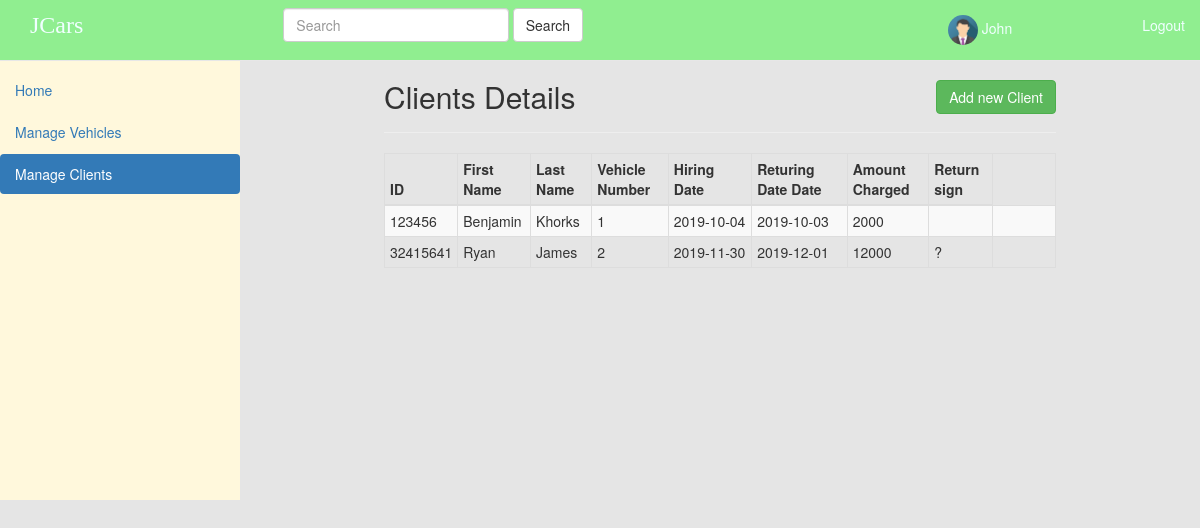
Screenshot of /myproject/clients.php with the database file from the repository.
### tables this page shows
CREATE TABLE `clients` (
  `id` bigint(20) NOT NULL,
  `FName` varchar(100) NOT NULL,
  `LName` varchar(100) NOT NULL,
  `Vehicle_No` varchar(100) NOT NULL,
  `HDate` varchar(100) NOT NULL,
  `RDate` varchar(100) NOT NULL,
  `Amount` bigint(20) NOT NULL,
  `Return_Sign` varchar(100) NOT NULL
);

### myproject/clients.php (the view, shortened to what this page needs)
<!DOCTYPE html>
<html lang="en">
<head>
    <link rel="stylesheet" href="css/bootstrap.css" />
        <link rel="stylesheet" href="css/style.css" />
</head>
    <body>
        <nav class="navbar navbar-default navbar-fixed-top">
        <div class="container-fluid">
            <div class="navbar-collapse collapse">
                <ul class="nav navbar-nav">
                    <li id ="logo"><a href="#">JCars</a></li>
                </ul>
            <form action="search" class="navbar-form navbar-left" id ="frmone">
                <div class="form-group has-feedback">
                <input type="text" class="form-control" placeholder="Search"/>
                <button class="btn btn-default">Search</button>
                </div>
            </form>
                <ul class="nav navbar-nav navbar-right">
 <li> <a href="#"><img src="img/man.png" alt="avatar" class="avatar"> John</a></li>
                    <li><a href="login.php">Logout</a></li>
                </ul>
        </div>
        </nav>
            <header>
              <div id = "sidemenu">
                 <nav id="mainNavBar">
                <ul class="nav nav-pills nav-stacked" data-spy="affix" data-offset-top="200">
                    <li><a href="home.html">Home</a></li>
                    <li><a href="vehicles.php">Manage Vehicles</a></li>
                    <li class="active"><a href="clients.php">Manage Clients</a></li>
                </ul>
        </nav>
              </div>
         </header>
        <div class="wrapper">
            <div class="wrapper2">
                    <div class="page-header clearfix">
                        <h2 class="pull-left">Clients Details</h2>
                        <a href="add_client.php" class="btn btn-success pull-right">Add new Client</a>
                    </div>
                    <?php
                    require_once "dbconfig.php";
                    $sql = "SELECT * FROM clients";
                    if($result = $mysqli->query($sql)){
                        if($result->num_rows > 0){
                            echo "<table class='table table-bordered table-striped table-condensed table-responsive'>";
                                echo "<thead>";
                                    echo "<tr>";
                                    echo "<th>ID</th>";
                                        echo "<th>First Name</th>";
                                        echo "<th>Last Name</th>";
                                        echo "<th>Vehicle Number</th>";
                                        echo "<th>Hiring Date</th>";
                                        echo "<th>Returing Date Date</th>";
                                        echo "<th>Amount Charged</th>";
                                        echo "<th>Return sign</th>";
                                    echo "</tr>";
                                echo "</thead>";
                                echo "<tbody>";
                                while($row = $result->fetch_array()){
                                    echo "<tr>";
                                        echo "<td nowrap>" . $row['id'] . "</td>";
                                        echo "<td nowrap>" . $row['FName'] . "</td>";
                                        echo "<td nowrap>" . $row['LName'] . "</td>";
                                        echo "<td nowrap>" . $row['Vehicle_No'] . "</td>";
                                        echo "<td nowrap>" . $row['HDate'] . "</td>";
                                        echo "<td nowrap>" . $row['RDate'] . "</td>";
                                        echo "<td nowrap>" . $row['Amount'] . "</td>";
                                        echo "<td nowrap>" . $row['Return_Sign'] . "</td>";
                                        echo "<td nowrap>";
                                            echo "<a href='read.php?id=". $row['id'] ."' title='View Record' data-toggle='tooltip'><span class='glyphicon glyphicon-eye-open'></span></a>";
                                            echo "<a href='delete_client.php?id=". $row['id'] ."' title='Delete Record' data-toggle='tooltip'><span class='glyphicon glyphicon-trash'></span></a>";
                                        echo "</td>";
                                    echo "</tr>";
                                }
                                echo "</tbody>";
                            echo "</table>";
                        } else{
                            echo "<p class='lead'><em>No records were found.</em></p>";
                        }
                    } else{
                        echo "ERROR: Could not able to execute $sql. " . $mysqli->error;
                    }
                    ?>
                </div>
</div>
    </body>
</html>

### myproject/css/style.css (style rules this page uses)
body { background: #e5e5e5; }
#sidemenu { background-color:cornsilk;height:500px;width:20%; float:left; }
body { margin: 0; }
#mainNavBar li:nth-of-type(1) { margin-top: 70px; }
#frmone { padding-left: 185px }
.wrapper { width:80%; float:left;height: 100%;position: relative; margin-top: 100px;margin-top: 40px; }
.navbar { background-color: lightgreen; }
.navbar-default .navbar-nav > li > a { color: azure; }
.avatar { border-radius: 50%; margin-left:0; height:30px; width:30px; }
.navbar ul:nth-of-type(2) li:nth-of-type(1) { margin-right: 100px; }
#logo { font-size: 24px; font-family: fantasy; }

### myproject/clients.php (style rules this page uses)
.wrapper2 { width: 70%; margin:auto; }
.page-header h2 { margin-top: 0; }
table tr td:last-child a { margin-right: 15px; }

### rows the page displays
clients: id "123456", FName "Benjamin", LName "Khorks", Vehicle_No "1", HDate "2019-10-04", RDate "2019-10-03", Amount "2000"
clients: id "32415641", FName "Ryan", LName "James", Vehicle_No "2", HDate "2019-11-30", RDate "2019-12-01", Amount "12000", Return_Sign "?"
